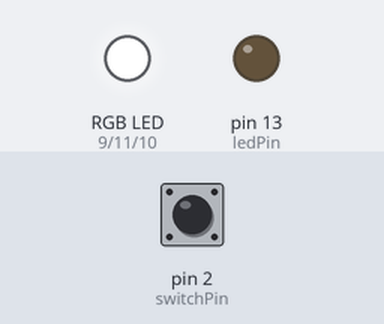
This sketch was run on a simulated Arduino Uno, built with avr-gcc and run on an emulated ATmega328P. On the bench: an RGB LED mixed from three pins (HIGH = lit), output pins drawn as LEDs (lit = HIGH). The test bench sets the inputs (shaded band); at power-on: pin 2 (switchPin) HIGH.

Above: at 1.2 s.
1.3 s: pin 2 (switchPin) pulled LOW for 0.15 s
At 1.45 s:
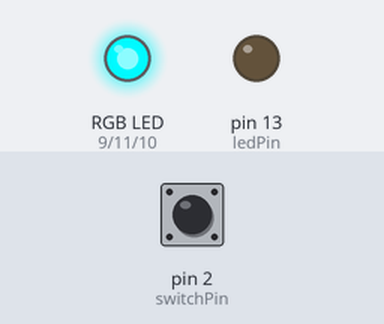
At 2.65 s:
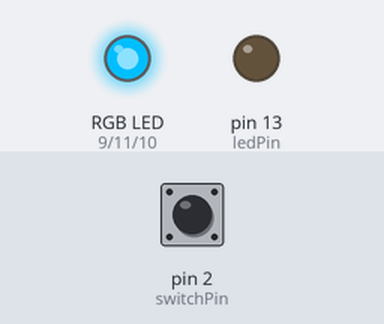
Timing chart, 0 to 19.3 s (numbered marks = the images above; inputs shaded):
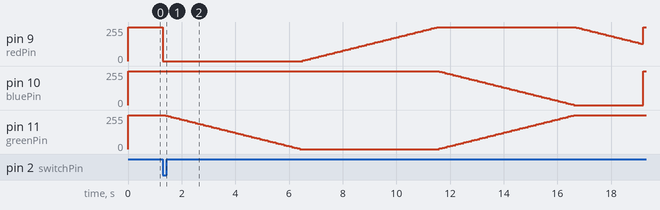

Measured:
- after the input at 1.3 s, pin 9 (redPin): 255/255 → 0/255 at once, → 5/255 5.2 s later, → 10/255 0.10 s later, → 15/255 0.10 s later, … (78 changes in this stretch); pin 10 (bluePin): 255/255 → 250/255 after 10.3 s, → 245/255 0.10 s later, → 240/255 0.10 s later, → 235/255 0.10 s later, … (52 changes in this stretch)

The sketch:

colorfade.ino
```cpp
/*
 * LilyPad tutorial: color (RGB LEDs)
 *
 * Uses a LilyPad RGB LED module to play with
  * dynamic colored light. See this web color chart
  * for the (Red,Green,Blue) values of different colors:
 * http://www.visibone.com/colorlab/
 */

int ledPin = 13;	// LED is connected to digital pin 13
int redPin = 9;	// R petal on RGB LED module connected to digital pin 11
int greenPin = 11;	// G petal on RGB LED module connected to digital pin 9
int bluePin = 10;	// B petal on RGB LED module connected to digital pin 10
int switchPin = 2;	// switch connected to digital pin 2
int switchValue;	// a variable to keep track of when switch is pressed
int R=0;
int B=0;
int G=0;
int fadeAmount = 5;    // how many points to fade the LED by

void setup()
{
         pinMode(ledPin, OUTPUT);	// sets the ledPin to be an output
         pinMode(redPin, OUTPUT);	// sets the redPin to be an output
         pinMode(greenPin, OUTPUT);	// sets the greenPin to be an output
         pinMode(bluePin, OUTPUT);	// sets the bluePin to be an output

         pinMode(switchPin, INPUT);	// sets the switchPin to be an input
         digitalWrite(switchPin, HIGH);	// sets the default (unpressed) state of switchPin to HIGH
}

void loop()	// run over and over again
{

          switchValue = digitalRead(switchPin);	// check to see if the switch is pressed
          if (switchValue == LOW) {	// if the switch is pressed then,
             // Basic colors:
          R=255;

          //red->orange
          while(G<128)
          { color(R,G,B);
            G=G+fadeAmount;
            delay(100);
          }

          while(G<255)
          { color(R,G,B);
            G=G+fadeAmount;
            delay(100);
          }

          while(R>0)
          { color(R,G,B);
            R=R-fadeAmount;
            delay(100);
          }

          while(G>0)
          { color(R,G,B);
            G=G-fadeAmount;
            B=B+fadeAmount;
            delay(100);
          }

          while(R<64)
          { color(R,G,B);
            R=R+fadeAmount;
            delay(100);
          }

          while(R<128)
          { color(R,G,B);
            R=R+fadeAmount;
            delay(100);
          }

          while(R<255)
          {color(R,G,B);
           R=R+fadeAmount;
           B=B-fadeAmount;
           if(B<0)
           B=0;

          }

          }
          else {	// otherwise,
                   color(0,0,0);	// turn the RGB LED off
          }

}

void color (unsigned char red, unsigned char green, unsigned char blue)     // the color generating function
{
          analogWrite(redPin, 255-red);
          analogWrite(bluePin, 255-blue);
          analogWrite(greenPin, 255-green);
}
```
